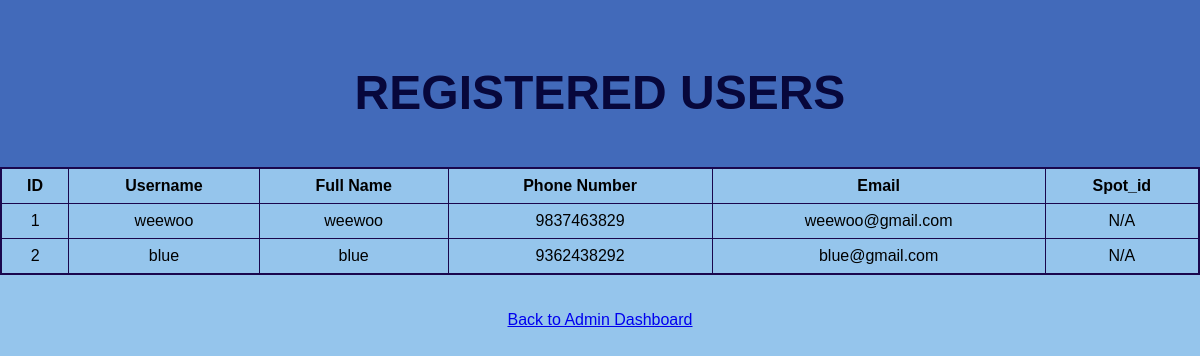
Before: /registered_users with the older database file.
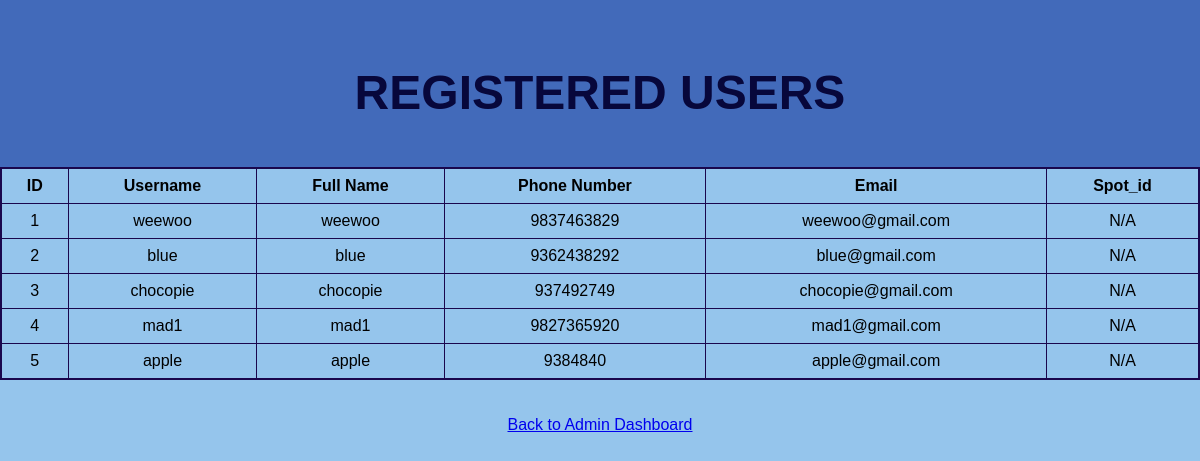
After: the same page with the newer database file.
### models.py (models this page shows)
class User(db.Model):
    __tablename__ = 'users'
    user_id = db.Column(db.Integer, primary_key=True)
    username = db.Column(db.String(80), unique=True, nullable=False)
    full_name = db.Column(db.String(80), nullable=False)
    phone_number = db.Column(db.String(15), nullable=False)
    email = db.Column(db.String(120), unique=True, nullable=False)
    password = db.Column(db.String(80), nullable=False)
    role = db.Column(db.String(35), nullable=False, default='user')
    reserve = db.relationship('Reserve_Parking_Spot', backref='user')

### app.py (the view)
@app.route("/registered_users")
def registered_users():
    users = User.query.all()
    return render_template("registered_users.html", users=users)

### templates/registered_users.html (shortened to what this page needs)
<!DOCTYPE html>
<html>
<head>
    <link rel="stylesheet" href="{{ url_for('static', filename='style.css') }}">
</head>
<body>
    <div class="header">
        <h1><b>REGISTERED USERS</b></h1>
    </div>
    <table class="style_table">
        <tr>
            <th>ID</th><th>Username</th><th>Full Name</th><th>Phone Number</th><th>Email</th><th>Spot_id</th>
        </tr>
        {% for user in users %}
            {% if user.username!="admin" %}
                <tr>
                    <td>{{user.user_id-1}}</td>
                    <td>{{user.username}}</td>
                    <td>{{user.full_name}}</td>
                    <td>{{user.phone_number}}</td>
                    <td>{{user.email}}</td>
                    {% set active_spot=None %}
                    {% for r in user.reserve %}
                        {% if r.is_active==True %}
                            {% set active_spot = r %}
                        {% endif %}
                    {% endfor %}
                    <td>{{ active.spot.spot_id if active_spot else 'N/A' }}</td>
                </tr>
            {% endif %}
        {% endfor %}
    </table>
    <br><br>
    <center><a href="{{ url_for('admin_dashboard') }}">Back to Admin Dashboard</a></center>
</body>
</html>

Changed rows visible on the page:
added User: user_id "3", username "chocopie", full_name "chocopie", phone_number "937492749", email "chocopie@gmail.com", spot "N/A"
added User: user_id "4", username "mad1", full_name "mad1", phone_number "9827365920", email "mad1@gmail.com", spot "N/A"
added User: user_id "5", username "apple", full_name "apple", phone_number "9384840", email "apple@gmail.com", spot "N/A"
